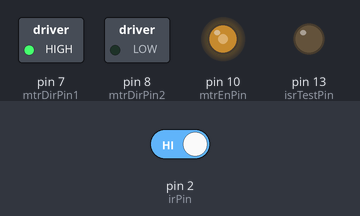
The sketch below on a simulated Arduino Uno, built with avr-gcc and run on an emulated ATmega328P. Shown: switched loads named in the sketch (green lamp = pin HIGH), output pins drawn as LEDs (lit = HIGH). The inputs (shaded band) are chosen by the test bench; at power-on: pin 2 (irPin) HIGH. What the sketch prints to the serial monitor is not drawn.

Above: at 6.2 s.
6.3 s: pin 2 (irPin) driven LOW
At 6.6 s:
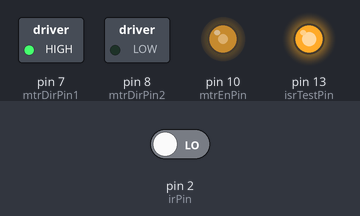
Timing chart, 0 to 9.3 s (numbered marks = the images above; inputs shaded):
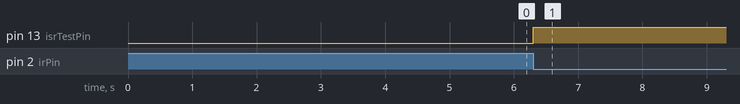

Measured:
- after the input at 6.3 s, pin 13 (isrTestPin): LOW → HIGH at once

The sketch:

Final_as_of_6_11.ino
```cpp
/* STRAIN zero error = +0.06 */

#define mtrDirPin1 7  // In1 Pin on Motor Driver - Controls Motor Direction
#define mtrDirPin2 8  // In2 Pin on Motor Driver - Controls Motor Direction
#define mtrEnPin 10    // EnA Pin on Motor Driver - Turns Motor ON/OFF
#define irPin 2       // This is the IR sensor's (near the encoder disc) Output Pin
#define currentPin A0 // This pin will be used to sense Motor Current
#define isrTestPin 13 // This pin will toggle every time ISR is called

unsigned long pulseCount=0;  // No of pulses counted
unsigned char index=0;      // A dummy index used to store Current readings in an array
int analogValues[100];
int timeValues[100];
float strainValues[100];
bool testFinished = 0;
float rot = 0.0;
float big = 0.0;
float omega = 0.0;  // Variable to store omega
float strain = 0.0;
unsigned long prevPulseTime = 0;
unsigned long testStartTime = 0;
unsigned long timed = 0.0;

void setup()
{
  // This code will run once initially
  pinMode(mtrDirPin1,OUTPUT);
  pinMode(mtrDirPin2,OUTPUT);
  pinMode(mtrEnPin,OUTPUT);
  pinMode(irPin,INPUT);
  attachInterrupt(digitalPinToInterrupt(irPin),pulseDetected,FALLING);
  pinMode(isrTestPin,OUTPUT);
  Serial.begin(9600);
  digitalWrite(mtrDirPin1,HIGH);
  digitalWrite(mtrDirPin2,LOW);
  digitalWrite(mtrEnPin,HIGH);    // Full Speed
  analogWrite(mtrEnPin, 128); // Variable Speed, set second parameter 0 - 255 /* !!! TO BE MODIFIED !!!
  delay(5000); // since the com port cannot be used by 2 apps at once, after uploading, I will close arduino ide and open coolterm app and then start
  Serial.print("Time, ");
  Serial.print("Extension, ");
  Serial.println("Current");
}

void loop(){

}

void pulseDetected()  // This is the Interrupt Service Routine
{ // This will run everytime a falling edge is detected on the irPin
  digitalWrite(isrTestPin,!digitalRead(isrTestPin));
  // The ISR Test Pin toggled everytime a falling edge is detected!
  pulseCount++; // We detected a pulse! Increase the pule count by 1
  index++;
  if (index>=100)
  {
    index = 0;
  }
  // Index incrments with pulseCount but if it goes above 99, its resetted to 0
  if (pulseCount % 8 ==0){
      rot = pulseCount/8;
      big = rot/10;
      strain=  big * 1.5; // !!!have to check again!!!
      float arr[3] = {millis(),strain,analogRead(A0)};
      analogValues[index] = arr;
      // to print time, strain,current in csv format, i have printed commas below
      Serial.print(arr[0]);
      Serial.print(",");
      Serial.print(arr[1]);
      Serial.print(",");
      Serial.println(arr[2]);
  }
}
```
